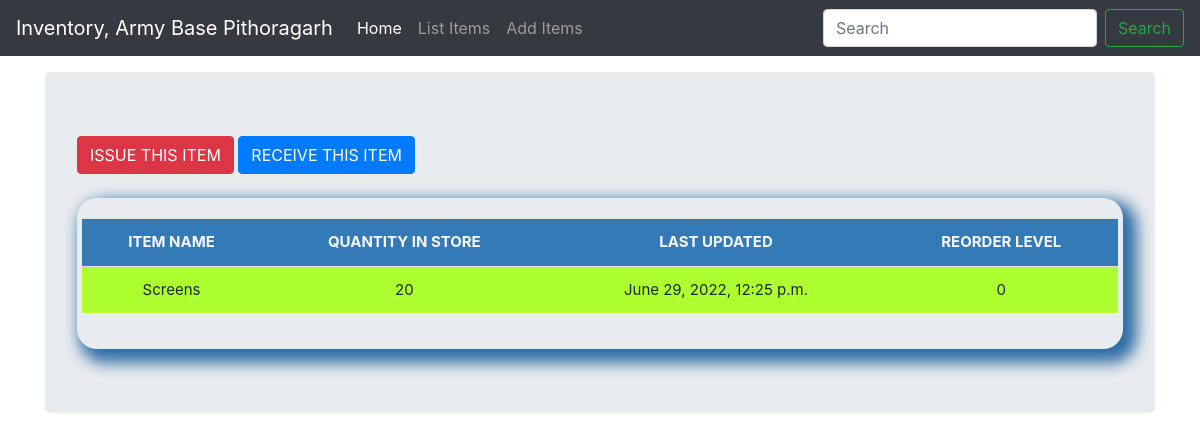
Page /stock_detail/14/ on the committed database.
### stockmgmgt/models.py (models this page shows, shortened)
class Stock(models.Model):
	category = models.ForeignKey(Category, on_delete=models.CASCADE,blank=True, null=True)
	item_name = models.CharField(max_length=50, blank=True, null=True)
	quantity = models.IntegerField(default='0', blank=True, null=True)
	receive_quantity = models.IntegerField(default='0', blank=True, null=True)
	receive_by = models.CharField(max_length=50, blank=True, null=True)
	issue_quantity = models.IntegerField(default='0', blank=True, null=True)
	issue_by = models.CharField(max_length=50, blank=True, null=True)
	issue_to = models.CharField(max_length=50, blank=True, null=True)
	phone_number = models.CharField(max_length=50, blank=True, null=True)
	created_by = models.CharField(max_length=50, blank=True, null=True)
	reorder_level = models.IntegerField(default='0', blank=True, null=True)
	last_updated = models.DateTimeField(auto_now_add=False, auto_now=True)
	timestamp = models.DateTimeField(auto_now_add=True, auto_now=False)

### stockmgmgt/views.py (the view)
# urls.py: path('stock_detail/<str:pk>/', views.stock_detail, name="stock_detail"),
def stock_detail(request, pk):
	queryset = Stock.objects.get(id=pk)
	context = {
		"title": queryset.item_name,
		"queryset": queryset,
	}
	return render(request, "stock_detail.html", context)

### stockmgmgt/templates/stock_detail.html (shortened to what this page needs)
{% load static %}
{% load crispy_forms_tags %}
<!doctype html>
<html lang="en">
  <head>
<link href="{% static 'css/stylesheet.css' %}" rel="stylesheet">
<link href="{% static 'css/bootstrap.min.css' %}" rel="stylesheet">
        <link href="{% static 'css/navbar-top-fixed.css' %}" rel="stylesheet">
  </head>
  <body>
{% include 'navbar.html' %}
<main role="main" class="container">
  <div class="jumbotron">
    <a href="{% url 'issue_items' queryset.id %}"><div class='btn btn-danger'>ISSUE THIS ITEM</div></a>
    <a href="{% url 'receive_items' queryset.id %}"><div class='btn btn-primary'>RECEIVE THIS ITEM</div></a>
        <br><br>
        <div class="display_table">
          <table class='table'>
                  <tr>
                    <th>ITEM NAME</th>
                    <th>QUANTITY IN STORE</th>
                    <th>LAST UPDATED</th>
                    <th>REORDER LEVEL</th>
                  </tr>
                  <tr>
                    <td>{{queryset.item_name}}</td>
                    <td>{{queryset.quantity}}</td>
                    <td>{{queryset.last_updated}}</td>
                    <td>{{queryset.reorder_level}}</td>
                  </tr>
          </table>
        </div>
  </div>
</main>
      </body>
</html>

### stockmgmgt/static/css/stylesheet.css (style rules this page uses)
body { background-color: #34eb6b; }
.table { font-size: 15px; text-align: center; width: 95%; margin: auto; }
.table tr:nth-child(odd) { background: floralwhite; }
.table tr:nth-child(even) { background: greenyellow; }
th { background-color: #337ab7; color: ghostwhite; }
.display_table { border-bottom-right-radius: 20px; border-top-left-radius: 20px; border-bottom-left-radius: 20px; border-top-right-radius: 20px; padding-left: 5px; padding-right: 5px; padding-bottom: 20px; padding-top: 20px; box-shadow: 8px 8px 15px 6px #2e6da4; }

### stockmgmgt/static/css/navbar-top-fixed.css (style rules this page uses)
body { min-height: 75rem; padding-top: 4.5rem; }

### rows in the picture
Stock: item_name "Screens", quantity "20", last_updated "June 29, 2022, 12:25 p.m.", reorder_level "0"
